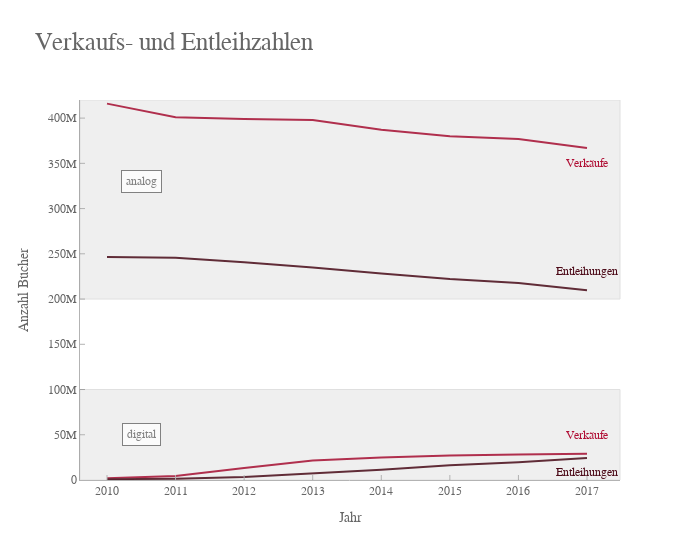

Notebook code cell kept with this figure:
### Markdown cell above
### Wie viele Bücher werden ausgeliehen/gekauft (aufgeschlüsselt)?
Diese Grafik wurde in der Präsentation (Dashboard) verwendet.

### Code cell
fig = go.Figure()

# analog
fig.add_trace(go.Scatter(x=df['year.1'][:8], y=df['book_sales'], name='Verkäufe analog', line=dict(color=light_red, width=2), mode='lines+text'))
fig.add_trace(go.Scatter(x=df['year.1'][:8], y=df['print_lendings'], name='Entleihungen analog', line=dict(color=dark_red, width=2), mode='lines+text'))

fig.add_annotation(x=2010.5, y=330000000, text="analog", showarrow=False, font=dict(size=12, color=dark_grey), bgcolor=white, opacity=0.8, bordercolor=dark_grey, borderpad=4)
fig.add_annotation(x=2017, y=350000000, text="Verkäufe", showarrow=False, font=dict(size=12, color=light_red))
fig.add_annotation(x=2017, y=230000000, text="Entleihungen", showarrow=False, font=dict(size=12, color=dark_red))

fig.add_hrect(y0=200000000, y1=420000000, fillcolor=grey, opacity=0.2, line=dict(color=dark_grey, width=1))

#digital
fig.add_trace(go.Scatter(x=df['year.1'][:8], y=df['ebook_sales'], name='Verkäufe digital', line=dict(color=light_red, width=2), mode='lines+text'))
fig.add_trace(go.Scatter(x=df['year.1'][:8], y=df['digital_lendings'], name='Entleihungen digital', line=dict(color=dark_red, width=2), mode='lines+text'))

fig.add_annotation(x=2010.5, y=50000000, text="digital", showarrow=False, font=dict(size=12, color=dark_grey), bgcolor=white, opacity=0.8, bordercolor=dark_grey, borderpad=4)
fig.add_annotation(x=2017, y=50000000, text="Verkäufe", showarrow=False, font=dict(size=12, color=light_red))
fig.add_annotation(x=2017, y=8000000, text="Entleihungen", showarrow=False, font=dict(size=12, color=dark_red))

fig.add_hrect(y0=0, y1=100000000, fillcolor=grey, opacity=0.2, line=dict(color=dark_grey, width=1))

# layout
fig.update_layout(title='Verkaufs- und Entleihzahlen',
                    title_font_size=25,
                    
                    xaxis_title='Jahr',
                    yaxis_title='Anzahl Bücher',
                    font_family='Gravitas One',
                    font_color=dark_grey,
                    plot_bgcolor=white,
                    width=700,
                    showlegend=False,
                   )

fig.update_xaxes(title_text='Jahr', ticks='inside', fixedrange=True, tickcolor=grey, tickwidth=1, linecolor=grey, dtick=1)
fig.update_yaxes(tick0=0, ticks='inside', tickcolor=grey, linecolor=grey, range=[0,420000000])

fig.show()

### Figure 1 — Plotly figure (JSON) as saved in the notebook; plotly's stock layout.template omitted (floating-point values rounded to 4 significant figures)
{"data": [{"line": {"color": "#b00e34", "width": 2}, "mode": "lines+text", "name": "Verkäufe analog", "type": "scatter", "x": [2010, 2011, 2012, 2013, 2014, 2015, 2016, 2017], "y": [416000000, 401000000, 399000000, 398000000, 387000000, 380000000, 377000000, 367000000, null, null, null]}, {"line": {"color": "#4c0a18", "width": 2}, "mode": "lines+text", "name": "Entleihungen analog", "type": "scatter", "x": [2010, 2011, 2012, 2013, 2014, 2015, 2016, 2017], "y": [246360583, 245772654, 240600695, 234923834, 228366051, 222038116, 217829943, 209831946, 207332461, 207523579, 156223135]}, {"line": {"color": "#b00e34", "width": 2}, "mode": "lines+text", "name": "Verkäufe digital", "type": "scatter", "x": [2010, 2011, 2012, 2013, 2014, 2015, 2016, 2017], "y": [1900000, 4300000, 13200000, 21500000, 24800000, 27000000, 28100000, 29100000, 32800000, 32400000, 35800000]}, {"line": {"color": "#4c0a18", "width": 2}, "mode": "lines+text", "name": "Entleihungen digital", "type": "scatter", "x": [2010, 2011, 2012, 2013, 2014, 2015, 2016, 2017], "y": [960896, 1440543, 3414960, 7050893, 11418981, 16285520, 19755975, 24323654, 28949086, 33389881, 41432276]}], "layout": {"annotations": [{"bgcolor": "#ffffff", "bordercolor": "#666666", "borderpad": 4, "font": {"color": "#666666", "size": 12}, "opacity": 0.8, "showarrow": false, "text": "analog", "x": 2010.0, "y": 330000000}, {"font": {"color": "#b00e34", "size": 12}, "showarrow": false, "text": "Verkäufe", "x": 2017, "y": 350000000}, {"font": {"color": "#4c0a18", "size": 12}, "showarrow": false, "text": "Entleihungen", "x": 2017, "y": 230000000}, {"bgcolor": "#ffffff", "bordercolor": "#666666", "borderpad": 4, "font": {"color": "#666666", "size": 12}, "opacity": 0.8, "showarrow": false, "text": "digital", "x": 2010.0, "y": 50000000}, {"font": {"color": "#b00e34", "size": 12}, "showarrow": false, "text": "Verkäufe", "x": 2017, "y": 50000000}, {"font": {"color": "#4c0a18", "size": 12}, "showarrow": false, "text": "Entleihungen", "x": 2017, "y": 8000000}], "font": {"color": "#666666", "family": "Gravitas One"}, "plot_bgcolor": "#ffffff", "shapes": [{"fillcolor": "#b3b3b3", "line": {"color": "#666666", "width": 1}, "opacity": 0.2, "type": "rect", "x0": 0, "x1": 1, "xref": "x domain", "y0": 200000000, "y1": 420000000, "yref": "y"}, {"fillcolor": "#b3b3b3", "line": {"color": "#666666", "width": 1}, "opacity": 0.2, "type": "rect", "x0": 0, "x1": 1, "xref": "x domain", "y0": 0, "y1": 100000000, "yref": "y"}], "showlegend": false, "title": {"font": {"size": 25}, "text": "Verkaufs- und Entleihzahlen"}, "width": 700, "xaxis": {"dtick": 1, "fixedrange": true, "linecolor": "#b3b3b3", "tickcolor": "#b3b3b3", "ticks": "inside", "tickwidth": 1, "title": {"text": "Jahr"}}, "yaxis": {"linecolor": "#b3b3b3", "range": [0, 420000000], "tick0": 0, "tickcolor": "#b3b3b3", "ticks": "inside", "title": {"text": "Anzahl Bücher"}}}}
